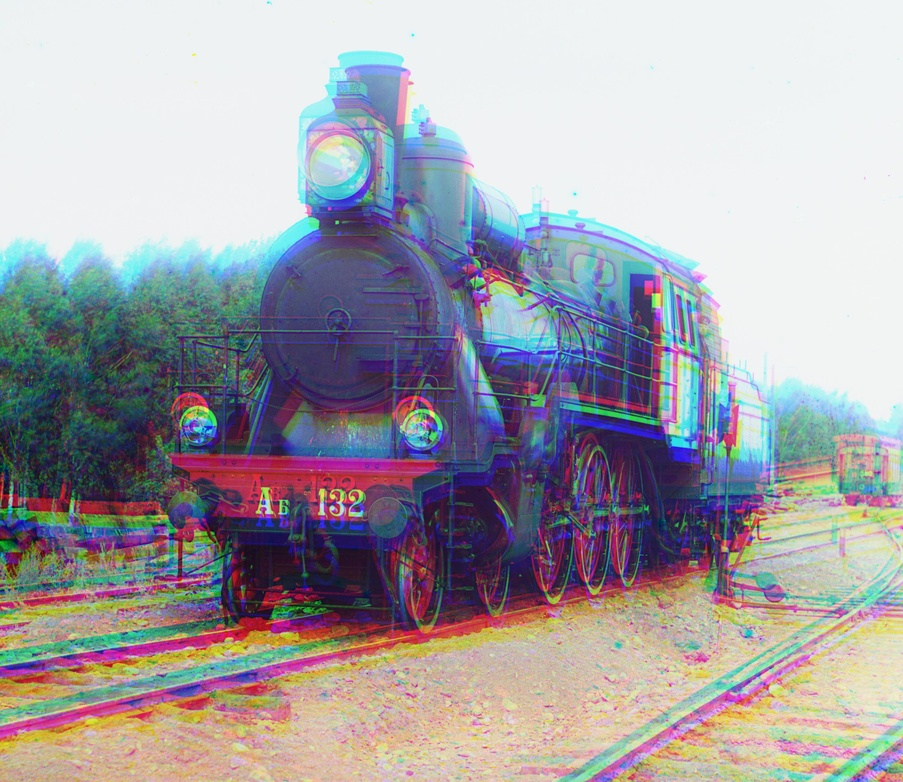
#> input picture russian-colorizing-output/test-unalign.jpg, 903 x 782 px, shrunk from 2992 x 2591 before the run
$ python colorizing-naive.py russian-colorizing-output/test-unalign.jpg
#> lines starting #> are read from the running program, lines starting #| are printed output that depends on the picture
#> in main, img is the input picture: shape (782, 903, 3); mean R, G, B 163.8, 161.3, 167.2
import numpy as np
import sys
import skimage as sk
import skimage.io as skio

def split_img(img):
    # convert to double (might want to do this later on to save memory)
    img = sk.img_as_float(img)

    # compute the height of each part (just 1/3 of total)
    height = img.shape[0] // 3
#> height = 260

    # separate color channels
    b = img[:height]
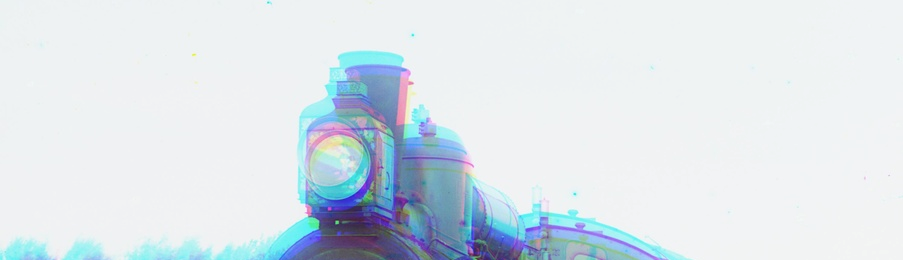
#> b: shape (260, 903, 3) float64; mean of channels 0, 1, 2 0.86, 0.896, 0.921; drawn as R, G, B
    g = img[height: 2 * height]
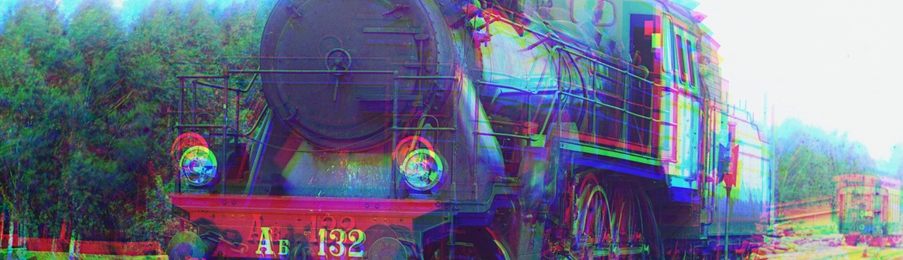
#> g: shape (260, 903, 3) float64; mean of channels 0, 1, 2 0.427, 0.446, 0.53; drawn as R, G, B
    r = img[2 * height: 3 * height]
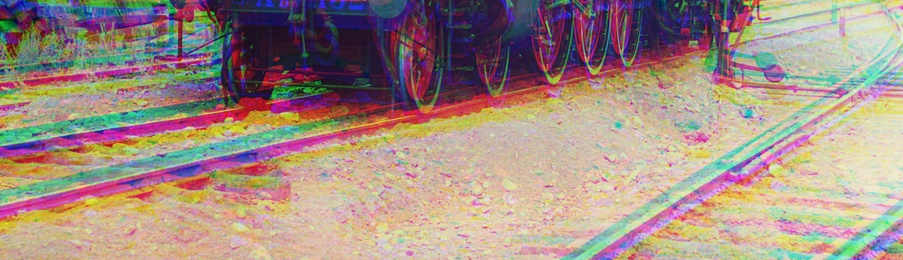
#> r: shape (260, 903, 3) float64; mean of channels 0, 1, 2 0.638, 0.555, 0.516; drawn as R, G, B
    return [b, g, r]

def crop(image, margin=0.1):
    # remove 10% margin of original image
    height, width = image.shape
    y1, y2 = int(margin * height), int((1 - margin) * height)
    x1, x2 = int(margin * width), int((1 - margin) * width)
    return image[y1:y2, x1:x2]

def ssd(img_1, img_2):
    # image matching metrics - sum-squared difference
    ssd = np.sum((img_1 - img_2) ** 2)
    return ssd

def alignment(img_b, img, rad):
    # a naive 15-pixel implementation, np.roll to move pixels
    mat = np.zeros((rad * 2, rad * 2))
    for i in range(-rad, rad):
        for j in range(-rad, rad):
            img_new = np.roll(img, i, axis=0)
            img_new = np.roll(img_new, j, axis=1)
            ssd_val = ssd(img_b, img_new)
            mat[i + rad, j + rad] = ssd_val
    lowest = mat.argmin()
    row_shift = (lowest // (rad * 2)) - rad
    col_shift = (lowest % (rad * 2)) - rad
    print('row, col shift: ', row_shift, ', ', col_shift)
    return (row_shift, col_shift)

def align_bgr(r, g, b, rad):
    # show the alignment of g and r with respect to b
    bg_align = alignment(b, g, rad)
    br_align = alignment(b, r, rad)
    return (bg_align, br_align)

def auto_contrasting(img, contrast_factor=1.5):
    # auto-contrasting
    median = np.percentile(img, 50)
    img *= contrast_factor
    diff = np.percentile(img, 50) - median
    img -= diff
    img = np.clip(img, -1, 1)
    return img

def main():
    # read in the image
    img = skio.imread(sys.argv[1])

    img_split = split_img(img)
#> img_split = 3 items
    for i in range(len(img_split)):
        img_split[i] = crop(img_split[i])
#> this loop made 1 pass

    # unaligned result
    img_out = np.dstack([img_split[2], img_split[1], img_split[0]])
    # save the image
    fname = './russian-colorizing-output/test-unalign.jpg'
    skio.imsave(fname, img_out)

    rad = 15
    align_result = align_bgr(img_split[2], img_split[1], img_split[0], rad)
    bg_result = align_result[0]
    br_result = align_result[1]
    print(bg_result, br_result)

    ag = np.roll(img_split[1], bg_result[0], axis=0)
    ag = np.roll(ag, bg_result[1], axis=1)

    ar = np.roll(img_split[2], br_result[0], axis=0)
    ar = np.roll(ar, br_result[1], axis=1)

    img_out = np.dstack([ar, ag, img_split[0]])
    img_out = auto_contrasting(img_out)

    # save the alinged image
    fname = './russian-colorizing-output/test-aligned.jpg'
    skio.imsave(fname, img_out)

if __name__ == "__main__":
#> (the run stopped early here; a loop or call above may not have finished)

$ run again, with russian-colorizing-output/aligned-00056v.jpg copied over russian-colorizing-output/test-unalign.jpg
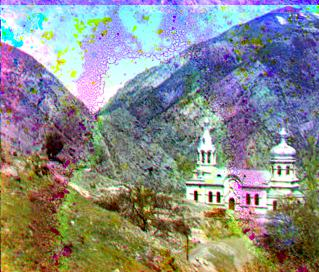
#> input picture russian-colorizing-output/aligned-00056v.jpg, 319 x 272 px
#> in main, img is the input picture: shape (272, 319, 3); mean R, G, B 138, 139.7, 139.3
#> in split_img, `g = img[height: 2 * height]`:
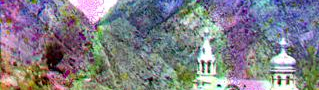
#> g: shape (90, 319, 3) float64; mean of channels 0, 1, 2 0.503, 0.499, 0.534; drawn as R, G, B
#> in split_img, `r = img[2 * height: 3 * height]`:
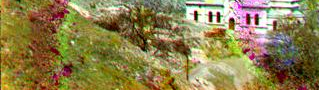
#> r: shape (90, 319, 3) float64; mean of channels 0, 1, 2 0.556, 0.5, 0.305; drawn as R, G, B
#> img_split = 3 items
#> the loop in main, `for i in range(len(img_split)):` made 1 pass

$ run again, with russian-colorizing-output/aligned-01522v.jpg copied over russian-colorizing-output/test-unalign.jpg
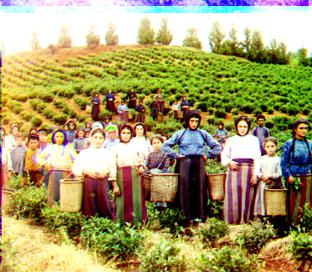
#> input picture russian-colorizing-output/aligned-01522v.jpg, 312 x 272 px
#> in main, img is the input picture: shape (272, 312, 3); mean R, G, B 164.3, 153.7, 102.6
#> in split_img, `g = img[height: 2 * height]`:
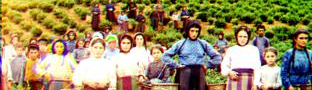
#> g: shape (90, 312, 3) float64; mean of channels 0, 1, 2 0.607, 0.545, 0.383; drawn as R, G, B
#> in split_img, `r = img[2 * height: 3 * height]`:
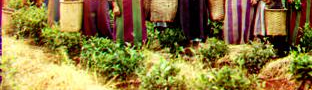
#> r: shape (90, 312, 3) float64; mean of channels 0, 1, 2 0.556, 0.475, 0.246; drawn as R, G, B
#> img_split = 3 items
#> the loop in main, `for i in range(len(img_split)):` made 1 pass

$ run again, with russian-colorizing-output/aligned-catherdral.jpg copied over russian-colorizing-output/test-unalign.jpg
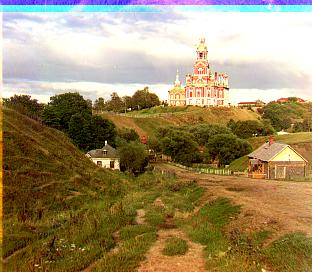
#> input picture russian-colorizing-output/aligned-catherdral.jpg, 312 x 272 px
#> in main, img is the input picture: shape (272, 312, 3); mean R, G, B 157.4, 138.7, 102.4
#> in split_img, `g = img[height: 2 * height]`:
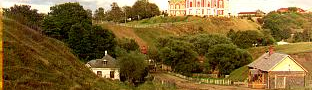
#> g: shape (90, 312, 3) float64; mean of channels 0, 1, 2 0.49, 0.392, 0.198; drawn as R, G, B
#> in split_img, `r = img[2 * height: 3 * height]`:
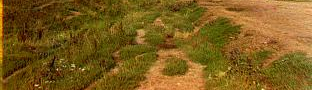
#> r: shape (90, 312, 3) float64; mean of channels 0, 1, 2 0.489, 0.363, 0.112; drawn as R, G, B
#> img_split = 3 items
#> the loop in main, `for i in range(len(img_split)):` made 1 pass
